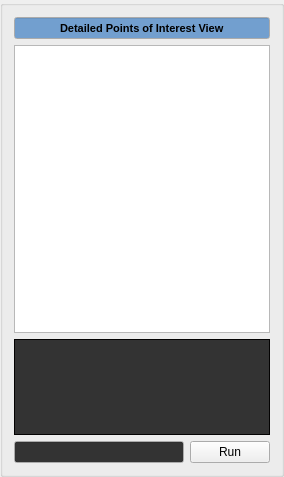
        <widget class="QGroupBox" name="detailed_point_of_interest_view_groupbox">
         <property name="title">
          <string/>
         </property>
         <layout class="QVBoxLayout" name="verticalLayout_2" stretch="1,3,1,0">
          <item>
           <widget class="QLineEdit" name="detailed_points_of_interest_view_lineedit">
            <property name="palette">
             <palette>
              <active>
               <colorrole role="Base">
                <brush brushstyle="SolidPattern">
                 <color alpha="255">
                  <red>114</red>
                  <green>159</green>
                  <blue>207</blue>
                 </color>
                </brush>
               </colorrole>
              </active>
              <inactive>
               <colorrole role="Base">
                <brush brushstyle="SolidPattern">
                 <color alpha="255">
                  <red>114</red>
                  <green>159</green>
                  <blue>207</blue>
                 </color>
                </brush>
               </colorrole>
              </inactive>
              <disabled>
               <colorrole role="Base">
                <brush brushstyle="SolidPattern">
                 <color alpha="255">
                  <red>255</red>
                  <green>255</green>
                  <blue>255</blue>
                 </color>
                </brush>
               </colorrole>
              </disabled>
             </palette>
            </property>
            <property name="font">
             <font>
              <pointsize>8</pointsize>
              <weight>75</weight>
              <bold>true</bold>
             </font>
            </property>
            <property name="autoFillBackground">
             <bool>false</bool>
            </property>
            <property name="text">
             <string>Detailed Points of Interest View</string>
            </property>
            <property name="alignment">
             <set>Qt::AlignCenter</set>
            </property>
            <property name="readOnly">
             <bool>true</bool>
            </property>
           </widget>
          </item>
          <item>
           <widget class="QListWidget" name="detailed_points_of_interest_listWidget"/>
          </item>
          <item>
           <widget class="QListWidget" name="detailed_points_of_interest_dynamic_info_listWidget">
            <property name="palette">
             <palette>
              <active>
               <colorrole role="Text">
                <brush brushstyle="SolidPattern">
                 <color alpha="255">
                  <red>255</red>
                  <green>255</green>
                  <blue>255</blue>
                 </color>
                </brush>
               </colorrole>
               <colorrole role="Base">
                <brush brushstyle="SolidPattern">
                 <color alpha="255">
                  <red>51</red>
                  <green>51</green>
                  <blue>51</blue>
                 </color>
                </brush>
               </colorrole>
               <colorrole role="Window">
                <brush brushstyle="SolidPattern">
                 <color alpha="255">
                  <red>4</red>
                  <green>3</green>
                  <blue>3</blue>
                 </color>
                </brush>
               </colorrole>
               <colorrole role="PlaceholderText">
                <brush brushstyle="NoBrush">
                 <color alpha="128">
                  <red>255</red>
                  <green>255</green>
                  <blue>255</blue>
                 </color>
                </brush>
               </colorrole>
              </active>
              <inactive>
               <colorrole role="Text">
                <brush brushstyle="SolidPattern">
                 <color alpha="255">
                  <red>255</red>
                  <green>255</green>
                  <blue>255</blue>
                 </color>
                </brush>
               </colorrole>
               <colorrole role="Base">
                <brush brushstyle="SolidPattern">
                 <color alpha="255">
                  <red>51</red>
                  <green>51</green>
                  <blue>51</blue>
                 </color>
                </brush>
               </colorrole>
               <colorrole role="Window">
                <brush brushstyle="SolidPattern">
                 <color alpha="255">
                  <red>4</red>
                  <green>3</green>
                  <blue>3</blue>
                 </color>
                </brush>
               </colorrole>
               <colorrole role="PlaceholderText">
                <brush brushstyle="NoBrush">
                 <color alpha="128">
                  <red>255</red>
                  <green>255</green>
                  <blue>255</blue>
                 </color>
                </brush>
               </colorrole>
              </inactive>
              <disabled>
               <colorrole role="Text">
                <brush brushstyle="SolidPattern">
                 <color alpha="255">
                  <red>190</red>
                  <green>190</green>
                  <blue>190</blue>
                 </color>
                </brush>
               </colorrole>
               <colorrole role="Base">
                <brush brushstyle="SolidPattern">
                 <color alpha="255">
                  <red>4</red>
                  <green>3</green>
                  <blue>3</blue>
                 </color>
                </brush>
               </colorrole>
               <colorrole role="Window">
                <brush brushstyle="SolidPattern">
                 <color alpha="255">
                  <red>4</red>
                  <green>3</green>
                  <blue>3</blue>
                 </color>
                </brush>
               </colorrole>
               <colorrole role="PlaceholderText">
                <brush brushstyle="NoBrush">
                 <color alpha="128">
                  <red>255</red>
                  <green>255</green>
                  <blue>255</blue>
                 </color>
                </brush>
               </colorrole>
              </disabled>
             </palette>
            </property>
           </widget>
          </item>
          <item>
           <layout class="QHBoxLayout" name="horizontalLayout_2">
            <item>
             <widget class="QLineEdit" name="terminal_input">
              <property name="palette">
               <palette>
                <active>
                 <colorrole role="Text">
                  <brush brushstyle="SolidPattern">
                   <color alpha="255">
                    <red>255</red>
                    <green>255</green>
                    <blue>255</blue>
                   </color>
                  </brush>
                 </colorrole>
                 <colorrole role="Base">
                  <brush brushstyle="SolidPattern">
                   <color alpha="255">
                    <red>51</red>
                    <green>51</green>
                    <blue>51</blue>
                   </color>
                  </brush>
                 </colorrole>
                 <colorrole role="PlaceholderText">
                  <brush brushstyle="NoBrush">
                   <color alpha="128">
                    <red>255</red>
                    <green>255</green>
                    <blue>255</blue>
                   </color>
                  </brush>
                 </colorrole>
                </active>
                <inactive>
                 <colorrole role="Text">
                  <brush brushstyle="SolidPattern">
                   <color alpha="255">
                    <red>255</red>
                    <green>255</green>
                    <blue>255</blue>
                   </color>
                  </brush>
                 </colorrole>
                 <colorrole role="Base">
                  <brush brushstyle="SolidPattern">
                   <color alpha="255">
                    <red>51</red>
                    <green>51</green>
                    <blue>51</blue>
                   </color>
                  </brush>
                 </colorrole>
                 <colorrole role="PlaceholderText">
                  <brush brushstyle="NoBrush">
                   <color alpha="128">
                    <red>255</red>
                    <green>255</green>
                    <blue>255</blue>
                   </color>
                  </brush>
                 </colorrole>
                </inactive>
                <disabled>
                 <colorrole role="Text">
                  <brush brushstyle="SolidPattern">
                   <color alpha="255">
                    <red>190</red>
                    <green>190</green>
                    <blue>190</blue>
                   </color>
                  </brush>
                 </colorrole>
                 <colorrole role="Base">
                  <brush brushstyle="SolidPattern">
                   <color alpha="255">
                    <red>239</red>
                    <green>235</green>
                    <blue>231</blue>
                   </color>
                  </brush>
                 </colorrole>
                 <colorrole role="PlaceholderText">
                  <brush brushstyle="NoBrush">
                   <color alpha="128">
                    <red>255</red>
                    <green>255</green>
                    <blue>255</blue>
                   </color>
                  </brush>
                 </colorrole>
                </disabled>
               </palette>
              </property>
             </widget>
            </item>
            <item>
             <widget class="QPushButton" name="run_button">
              <property name="text">
               <string>Run</string>
              </property>
             </widget>
            </item>
           </layout>
          </item>
         </layout>
        </widget>
